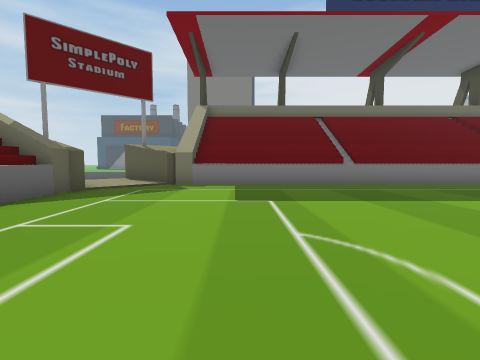
[1] (above)

14 first-person views from a walk through a scene from a Unity 3-D project. The camera is 1.4 m above the floor, tilts 4° down and sees 85° across. The floor is counted in squares, 2 m on a side. Each view is taken from the middle of a square. On the plan, view 1 faces up. The plan holds only what a view shows up to about 9 squares ahead; the rest is blank. The place goes on beyond the plan. The player is left out.

[2]
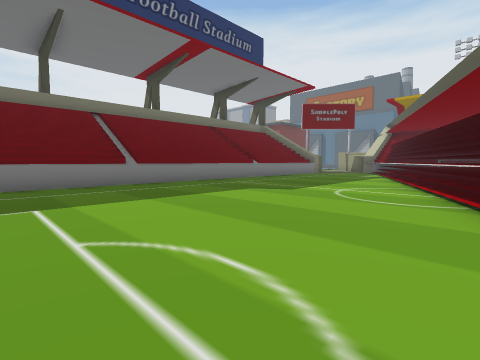

[3]
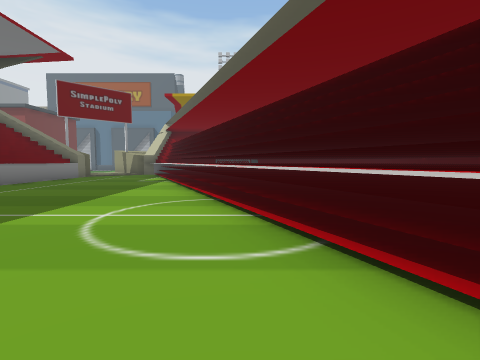

[4]
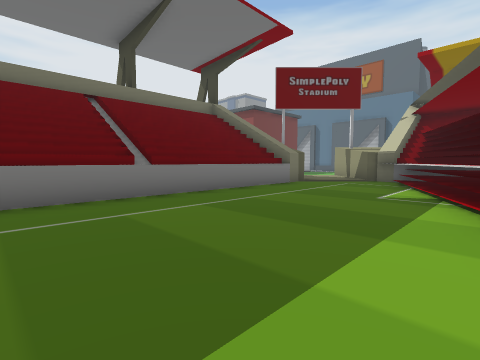

[5]
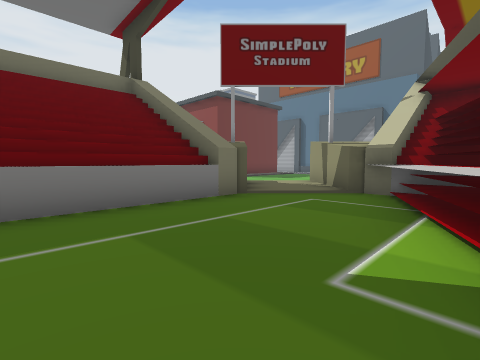

[6]
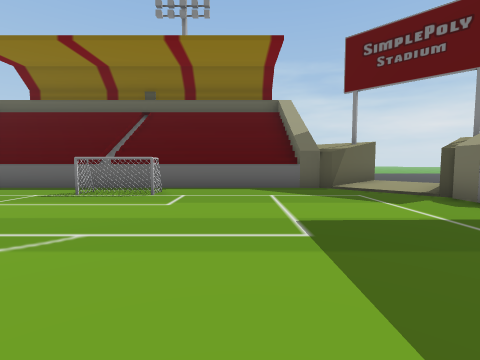

[7]
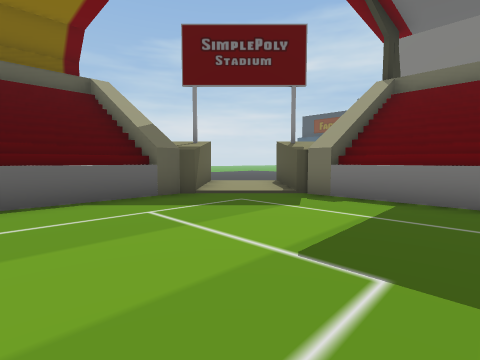

[8]
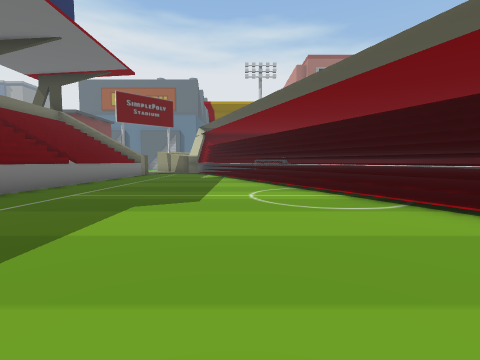

[9]
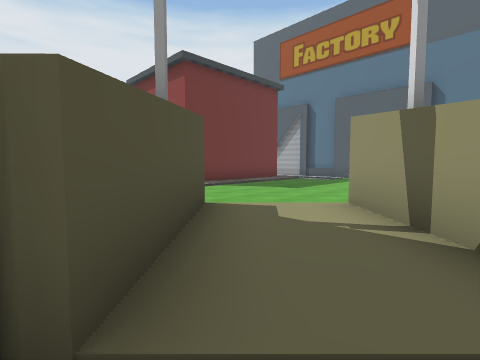

[10]
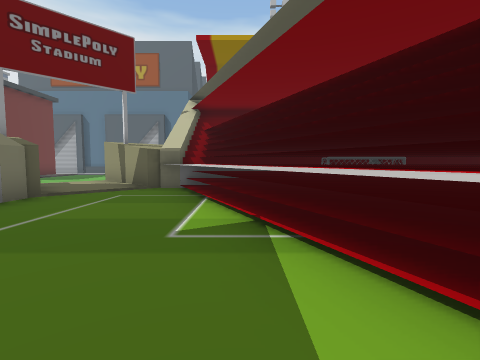

[11]
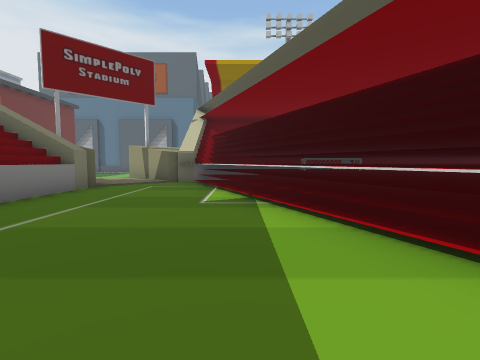

[12]
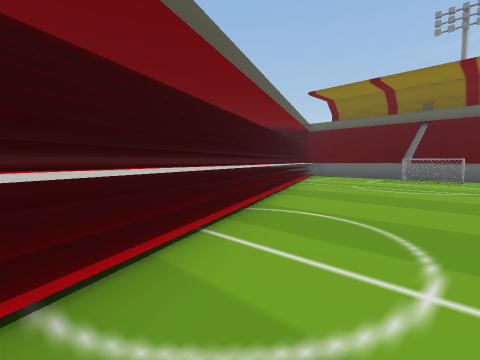

[13]
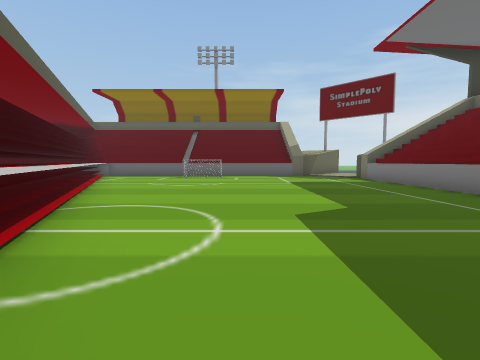

[14]
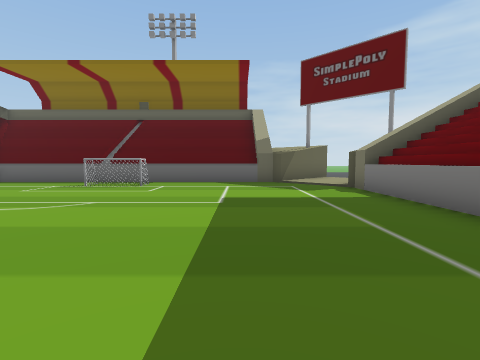

### Floor plan
Key: @ floor where view 1 was taken; # wall or solid block; . main floor; - floor 0.25 m lower than the main floor; / step, stairs or slope; ^ raised ledge.
Columns run from 6 left of view 1 to 23 right of it. Each row starts with its distance up from view 1.
 14                           //
 13                           --
 12                          ----
 11                         ------
 10  /##                  ##/-----
  9 /..####################../--
  8 #...#^^^^^^^^^^^^^^^^#...#
  7 ##......................##
  6  ##....................##
  5  #^..................^^##
  4  #^................^^###
  3  #^.............^^^####
  2   ^#..........^^#####
  1   ^#........^^####
  0   ^...@...^^####
 -1   ^.... ^^####

Where each view was taken, in squares from view 1:
view 1: 0 up, 0 right, facing up
view 2: 0 up, 0 right, facing up-right
view 3: 1 up, 3 right, facing right
view 4: 3 up, 7 right, facing up-right
view 5: 4 up, 11 right, facing up-right
view 6: 4 up, 3 right, facing left
view 7: 3 up, 1 right, facing up-left
view 8: 3 up, 1 right, facing right
view 9: 7 up, 15 right, facing up-right
view 10: 4 up, 10 right, facing right
view 11: 4 up, 8 right, facing right
view 12: 3 up, 8 right, facing down-left
view 13: 3 up, 9 right, facing left
view 14: 5 up, 5 right, facing left
